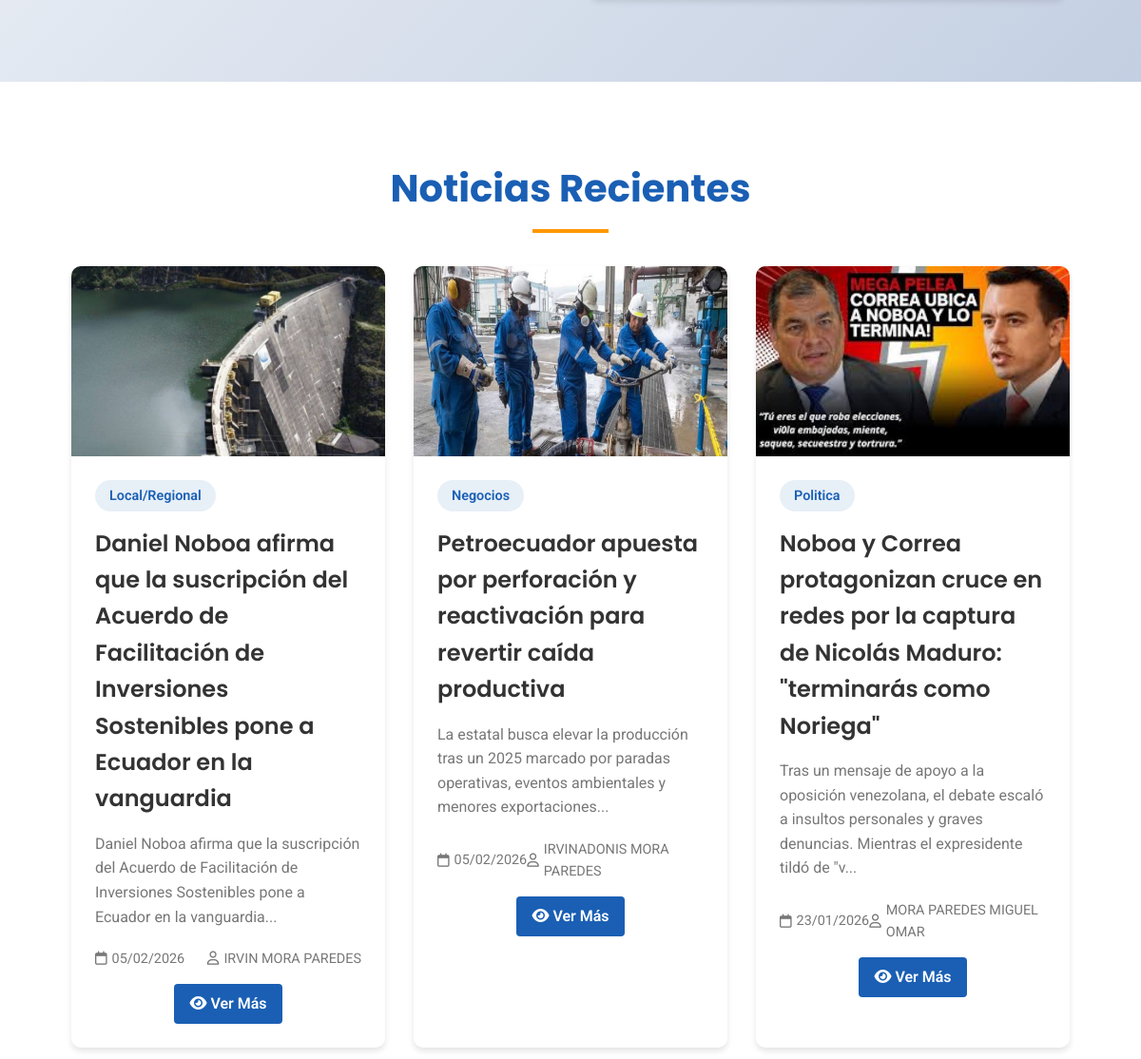
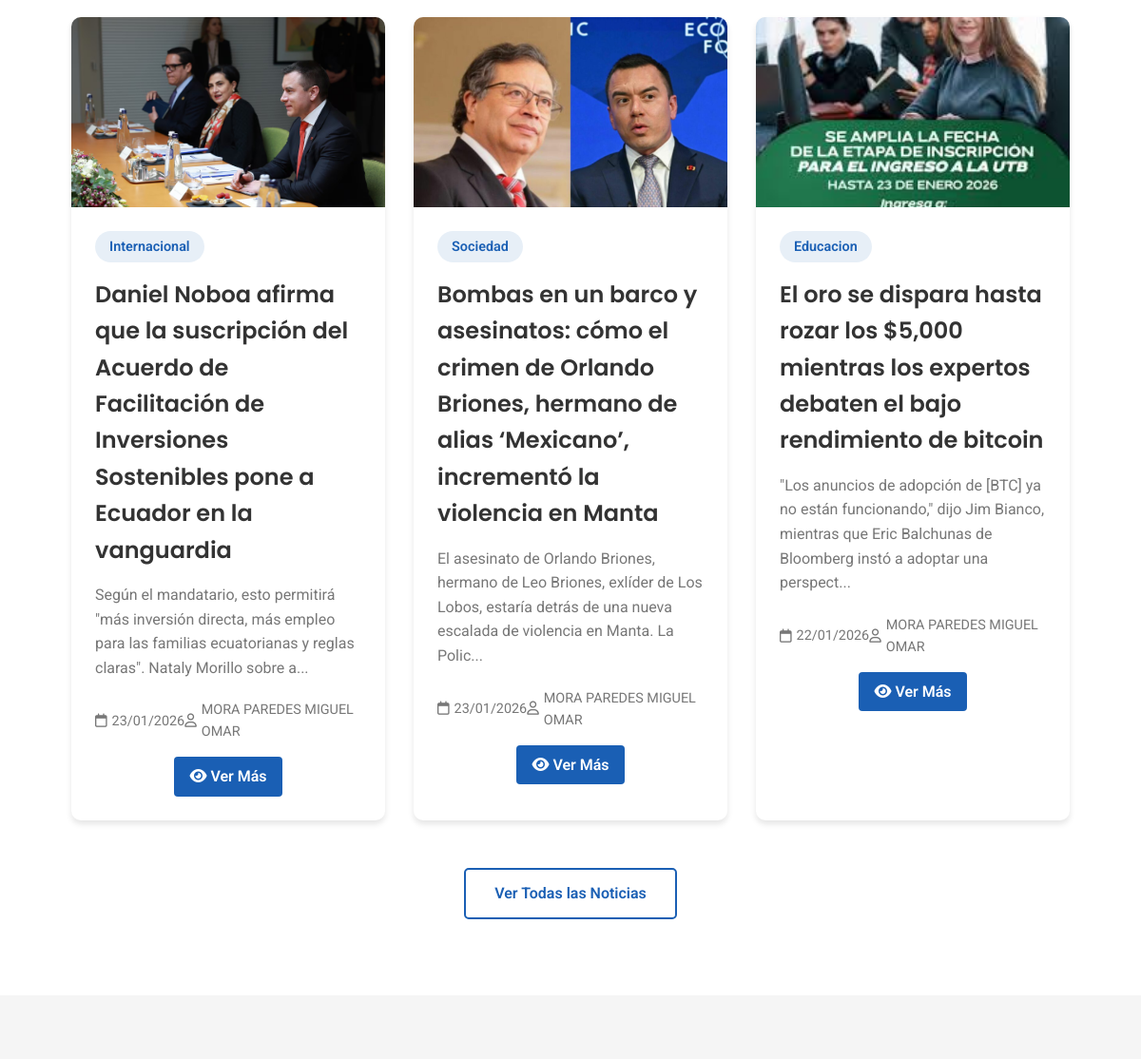
Before: / (middle part) with the older database file (2 pictures, top to bottom).
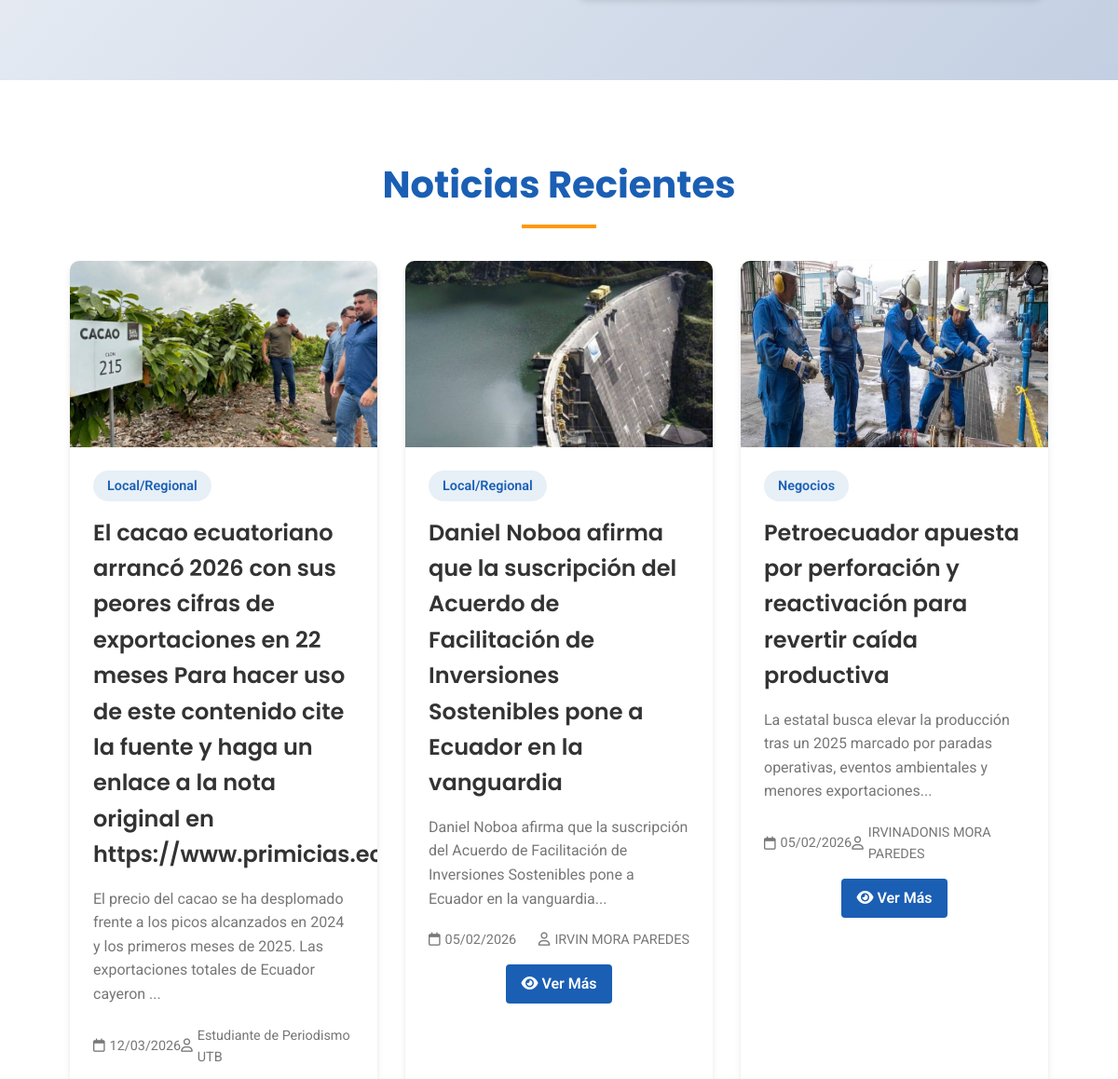
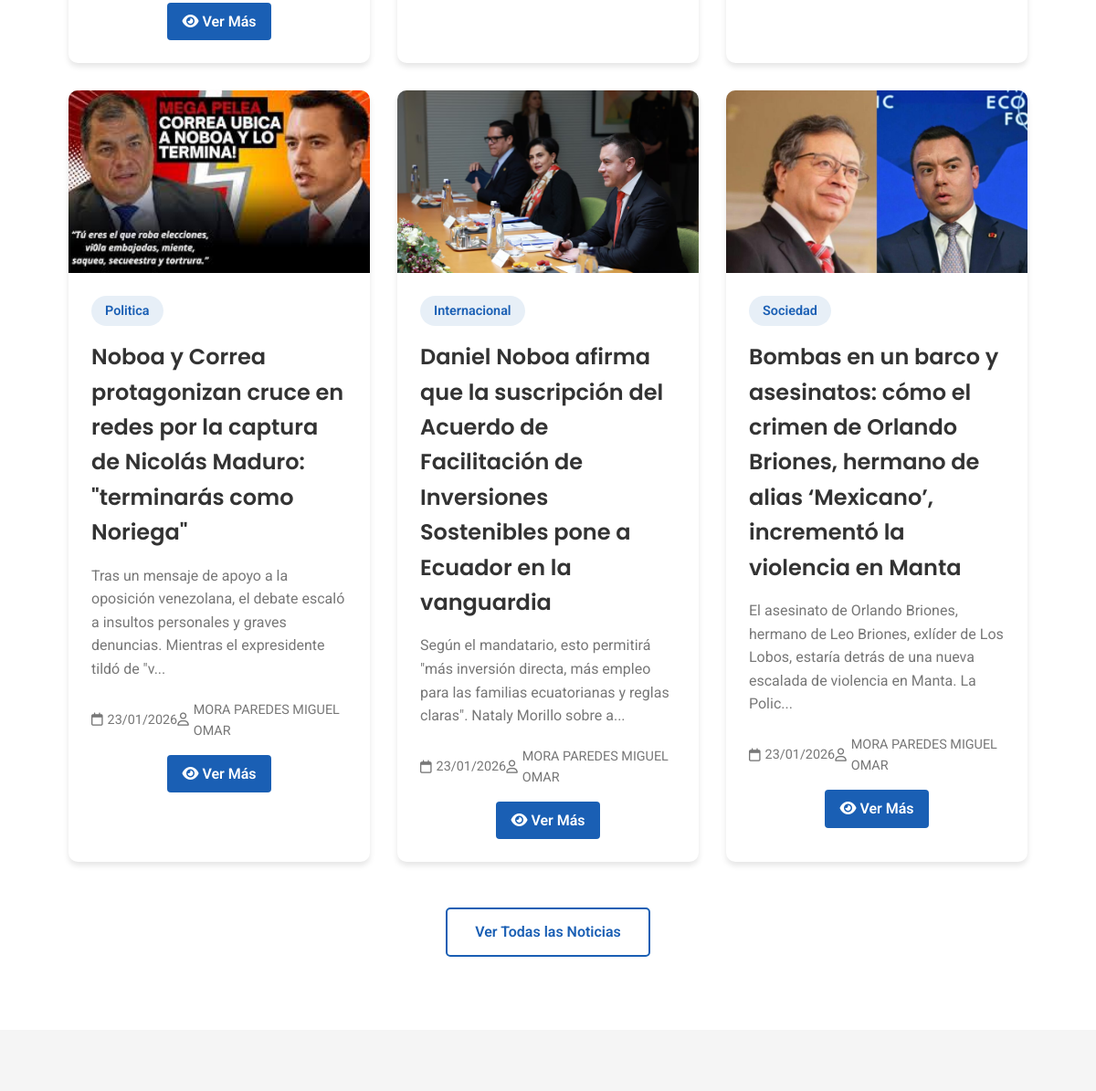
After: the same page with the newer database file (2 pictures, top to bottom).
### tables this page shows
CREATE TABLE `noticias` (
  `id` int(11) NOT NULL,
  `titulo` varchar(255) NOT NULL,
  `descripcion_corta` text NOT NULL,
  `contenido_principal` longtext NOT NULL,
  `imagen_principal` varchar(255) DEFAULT NULL,
  `video_principal` varchar(255) DEFAULT NULL,
  `audio_principal` varchar(255) DEFAULT NULL,
  `link_principal` varchar(500) DEFAULT NULL,
  `link_imagen_principal` varchar(500) DEFAULT NULL,
  `link_video_principal` varchar(500) DEFAULT NULL,
  `link_audio_principal` varchar(500) DEFAULT NULL,
  `link_externo_principal` varchar(500) DEFAULT NULL,
  `descripcion` text NOT NULL,
  `descripcion_larga` longtext DEFAULT NULL,
  `contenido` text NOT NULL,
  `contenido_completo` longtext DEFAULT NULL,
  `imagen` varchar(255) DEFAULT NULL,
  `video` varchar(255) DEFAULT NULL,
  `video_url` varchar(500) DEFAULT NULL,
  `tipo_contenido` enum('texto','video','embed') DEFAULT 'texto',
  `destacada` tinyint(1) DEFAULT 0,
  `vistas` int(11) DEFAULT 0,
  `fecha_publicacion` datetime DEFAULT current_timestamp(),
  `categoria` varchar(100) DEFAULT NULL,
  `autor` varchar(100) DEFAULT 'Estudiante de Periodismo UTB',
  `estado` enum('publicada','borrador') DEFAULT 'publicada',
  `fecha_creacion` datetime DEFAULT current_timestamp()
);

### index.php (the view, shortened to what this page needs)
<!DOCTYPE html>
<html lang="es">
<head>
    <link rel="stylesheet" href="css/style.css">
    <link rel="stylesheet" href="https://cdnjs.cloudflare.com/ajax/libs/font-awesome/6.5.1/css/all.min.css">
</head>
<body>
    <section id="inicio" class="hero">
        <div class="container">
            <div class="hero-image">
            </div>
    </section>
    <section id="noticias" class="noticias-section">
        <div class="container">
            <h2 class="section-title">Noticias Recientes</h2>
            <div class="noticias-grid">
                <?php
                try {
                    require_once 'conexion.php';
                    if (!$conn->connect_error) {
                        $conn->set_charset("utf8");
                        $sql = "SELECT * FROM noticias ORDER BY fecha_publicacion DESC LIMIT 6";
                        $result = $conn->query($sql);
                        if ($result && $result->num_rows > 0) {
                            while ($row = $result->fetch_assoc()) {
                                $fecha = date("d/m/Y", strtotime($row['fecha_publicacion']));
                                $imagen = !empty($row['imagen'])
                                    ? "img/uploads/" . $row['imagen']
                                    : "https://placehold.co/400x300/1a5fb4/ffffff?text=Noticia";
                                $descripcion_corta = substr($row['descripcion'], 0, 150) . "...";
                                echo "<div class='noticia-card'>";
                                echo "<div class='noticia-img'>";
                                echo "<img src='$imagen' alt='{$row['titulo']}' onerror=\"this.src='https://placehold.co/400x300/1a5fb4/ffffff?text=Noticia'\">";
                                echo "</div>";
                                echo "<div class='noticia-content'>";
                                echo "<span class='noticia-categoria'>{$row['categoria']}</span>";
                                echo "<h3 class='noticia-titulo'>{$row['titulo']}</h3>";
                                echo "<p class='noticia-desc'>{$descripcion_corta}</p>";
                                echo "<div class='noticia-info'>";
                                echo "<span><i class='far fa-calendar'></i> $fecha</span>";
                                echo "<span><i class='far fa-user'></i> {$row['autor']}</span>";
                                echo "</div>";
                                echo "<div style='margin-top: 15px; text-align: center;'>";
                                echo "<a href='noticia_completa.php?id=" . $row['id'] . "' style='display: inline-block; padding: 8px 16px; background: #1a5fb4; color: white; text-decoration: none; border-radius: 4px; font-weight: 600; transition: background 0.3s;'>";
                                echo "<i class='fas fa-eye'></i> Ver Más";
                                echo "</a>";
                                echo "</div>";
                                echo "</div>";
                                echo "</div>";
                            }
                        } else {
                            echo "<p class='no-noticias'>No hay noticias publicadas aún. <a href='admin/login.php' target='_blank'>Inicia sesión</a> para crear la primera noticia.</p>";
                        }
                    } else {
                        throw new Exception("No se pudo conectar a la base de datos");
                    }
                } catch (Exception $e) {
                    mostrarNoticiasEjemplo();
                }
                ?>
            </div>
            <div class="text-center">
                <a href="#noticias" class="btn-secondary"
                    onclick="alert('En una versión completa, esto llevaría a una página con todas las noticias')">
                    Ver Todas las Noticias
                </a>
            </div>
        </div>
    </section>
    <section id="acerca" class="acerca-section">
    </section>
</body>
</html>

Changed rows visible on the page:
no longer on this page (row unchanged): noticias: imagen (picture), categoria "Educacion", titulo "El oro se dispara hasta rozar los $5,000 mientras los expertos debaten el bajo rendimiento de bitcoin", descripcion "\"Los anuncios de adopción de [BTC] ya no están funcionando,\" dijo Jim Bianco, mientras que Eric Balchunas de Bloomberg instó a adoptar una perspect...", fecha_publicacion "22/01/2026", autor "MORA PAREDES MIGUEL OMAR"
added noticias: imagen+titulo (picture), categoria "Local/Regional", titulo "El cacao ecuatoriano arrancó 2026 con sus peores cifras de exportaciones en 22 meses Para hacer uso de este contenido cite la fuente y haga un enlace a la nota original en…", descripcion "El precio del cacao se ha desplomado frente a los picos alcanzados en 2024 y los primeros meses de 2025. Las exportaciones totales de Ecuador cayeron ...", fecha_publicacion "12/03/2026", autor "Estudiante de Periodismo UTB"
